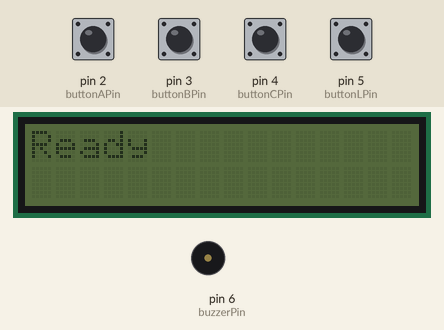
Bench run of a sketch on a simulated Arduino Uno, built with avr-gcc and run on an emulated ATmega328P. Parts: 16×2 character LCD, buzzer (waves = sounding, pin HIGH). The inputs (shaded band) are chosen by the test bench; at power-on: pin 2 (buttonAPin), pin 3 (buttonBPin), pin 4 (buttonCPin), pin 5 (buttonLPin) HIGH.

Above: at 1.2 s.
1.3 s: pin 2 (buttonAPin) pulled LOW for 1 s
At 3.8 s:
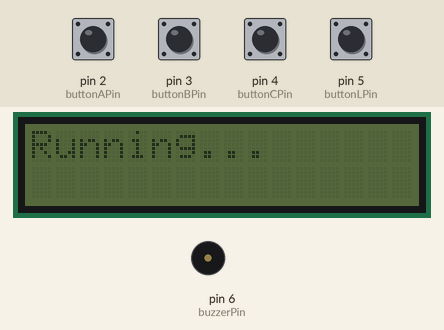
4.1 s: pin 5 (buttonLPin) pulled LOW for 0.15 s
At 5.3 s:
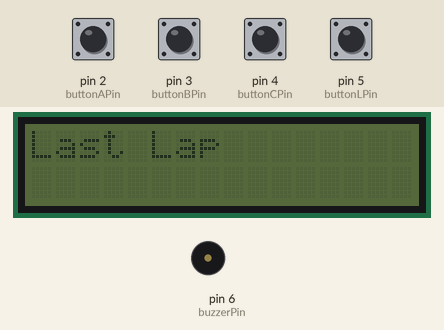
5.7 s: pin 3 (buttonBPin) pulled LOW for 0.15 s
At 6.2 s:
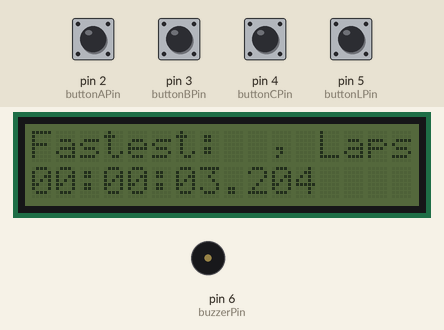
7.3 s: pin 5 (buttonLPin) pulled LOW for 1 s
At 7.7 s:
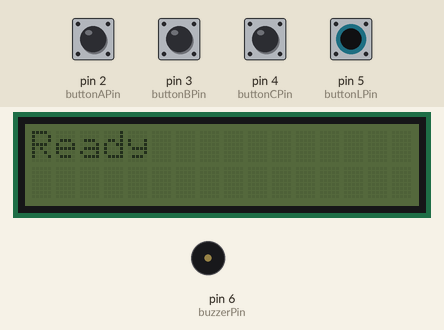
9.8 s: pin 2 (buttonAPin) pulled LOW for 0.15 s
At 11.1 s:
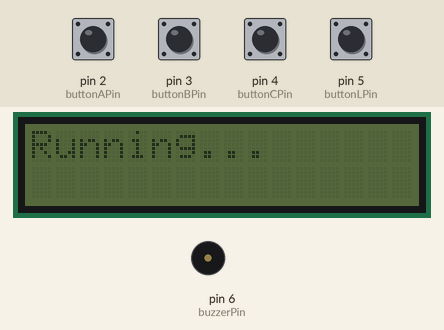
11.4 s: pin 4 (buttonCPin) pulled LOW for 0.15 s
At 12.53 s:
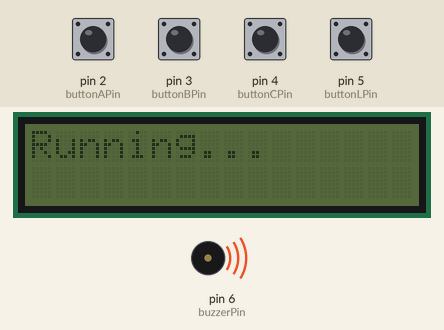
Timing chart, 0 to 14.4 s (numbered marks = the images above; inputs shaded):
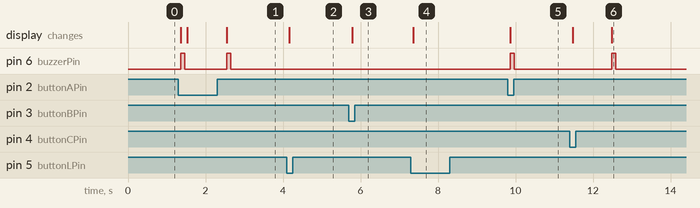

The sketch:

timer.ino
```cpp
#include <Wire.h>
#include <LiquidCrystal_I2C.h>

// Define button and buzzer pin constants
const int buttonAPin = 2;  // Replace with the appropriate pin number
const int buttonBPin = 3;  // Replace with the appropriate pin number
const int buttonCPin = 4;  // Replace with the appropriate pin number
const int buttonLPin = 5;  // Replace with the appropriate pin number
const int buzzerPin = 6;   // Replace with the appropriate pin number

// Define LCD constants
const int lcdColumns = 16;  // Number of LCD columns
const int lcdRows = 2;      // Number of LCD rows

// Define LCD I2C address
const int lcdAddress = 0x27;  // Replace with the actual I2C address of your LCD

// Create LCD object
LiquidCrystal_I2C lcd(lcdAddress, lcdColumns, lcdRows);

// Define state variables
enum State {
  READY,
  RUNNING,
  STOPPED
};

State currentState = READY;
unsigned long startTime = 0;
unsigned long lapTime = 0;
unsigned long fastestTime = 0;
int lapCount = 0;
bool isLButtonEnabled = false;
char fastestButton = ' ';

void setup() {
  // Initialize LCD
  lcd.begin(lcdColumns, lcdRows);
  lcd.setBacklight(LOW);
  lcd.print("Ready");

  // Initialize button pins
  pinMode(buttonAPin, INPUT_PULLUP);
  pinMode(buttonBPin, INPUT_PULLUP);
  pinMode(buttonCPin, INPUT_PULLUP);
  pinMode(buttonLPin, INPUT_PULLUP);

  // Initialize buzzer pin
  pinMode(buzzerPin, OUTPUT);
}

void loop() {
  // Handle button presses based on the current state
  switch (currentState) {
    case READY:
      handleReadyState();
      break;
    case RUNNING:
      handleRunningState();
      break;
    case STOPPED:
      handleStoppedState();
      break;
  }
}

void handleReadyState() {
  if (buttonPressed(buttonAPin) || buttonPressed(buttonBPin) || buttonPressed(buttonCPin)) {
    // A, B, or C button pressed
    if (isTimerRunning()) {
      if (isLButtonEnabled) {
        // L button enabled, return A, B, or C button as stop button
        stopTimer();
      } else {
        // L button disabled, return A, B, or C button as lap button
        lapTimer();
      }
    } else {
      // Timer not running, return A, B, or C button as start button
      startTimer();
    }
  }
}

void handleRunningState() {
  if (buttonPressed(buttonAPin) || buttonPressed(buttonBPin) || buttonPressed(buttonCPin)) {
    // A, B, or C button pressed
    if (isLButtonEnabled) {
      // L button enabled, return A, B, or C button as stop button
      stopTimer();
    } else {
      // L button disabled, return A, B, or C button as lap button
      lapTimer();
    }
  } else if (buttonPressed(buttonLPin)) {
    // L button pressed
    enableLButton();
  }
}

void handleStoppedState() {
  if (buttonPressed(buttonLPin)) {
    // L button pressed
    disableLButton();
    restartTimer();
  }
}

bool buttonPressed(int buttonPin) {
  static bool previousState = HIGH;
  bool currentState = digitalRead(buttonPin);

  if (previousState == HIGH && currentState == LOW) {
    delay(50);  // Debounce delay
    currentState = digitalRead(buttonPin);
    return currentState == LOW;
  }

  previousState = currentState;
  return false;
}

void startTimer() {
  lcd.clear();
  lcd.print("Running...");

  // Set the current state to RUNNING
  currentState = RUNNING;

  // Store the start time
  startTime = millis();

  // Store the fastest button as the first button pressed
  fastestTime = 0;
  lapCount = 0;
  fastestButton = ' ';

  // Sound the buzzer
  soundBuzzer();
}

void lapTimer() {
  if (lapCount == 0) {
    lcd.clear();
    lcd.print("Last Lap");
    lcd.setCursor(0, 1);
    lcd.print("00:00:00.000");
    delay(1000);
    lcd.clear();
    lcd.print("Running...");
  }

  // Calculate the lap time
  unsigned long currentTime = millis();
  lapTime = currentTime - startTime;

  // Update the fastest time and button if necessary
  if (lapTime < fastestTime || fastestTime == 0) {
    fastestTime = lapTime;
    fastestButton = ' ';
    if (buttonPressed(buttonAPin)) {
      fastestButton = 'A';
    } else if (buttonPressed(buttonBPin)) {
      fastestButton = 'B';
    } else if (buttonPressed(buttonCPin)) {
      fastestButton = 'C';
    }
  }

  // Increment lap count
  lapCount++;

  // Sound the buzzer
  soundBuzzer();

  // Reset the lap start time
  startTime = currentTime;
}

void stopTimer() {
  // Calculate the total time
  unsigned long currentTime = millis();
  unsigned long totalTime = currentTime - startTime;

  // Display the results on the LCD
  lcd.clear();
  lcd.print("Fastest: ");
  lcd.print(fastestButton);
  lcd.print(", Laps: ");
  lcd.print(lapCount);
  lcd.setCursor(0, 1);
  printTime(totalTime);

  // Set the current state to STOPPED
  currentState = STOPPED;
}

void restartTimer() {
  lcd.clear();
  lcd.print("Ready");

  // Reset all variables
  startTime = 0;
  lapTime = 0;
  fastestTime = 0;
  lapCount = 0;
  fastestButton = ' ';

  // Set the current state to READY
  currentState = READY;
}

void enableLButton() {
  isLButtonEnabled = true;
  lcd.clear();
  lcd.print("Last Lap");
}

void disableLButton() {
  isLButtonEnabled = false;
}

bool isTimerRunning() {
  return currentState == RUNNING;
}

void soundBuzzer() {
  // Sound the buzzer
  digitalWrite(buzzerPin, HIGH);
  delay(100);
  digitalWrite(buzzerPin, LOW);
}

void printTime(unsigned long time) {
  unsigned long hours = time / 3600000;
  time %= 3600000;
  unsigned long minutes = time / 60000;
  time %= 60000;
  unsigned long seconds = time / 1000;
  unsigned long milliseconds = time % 1000;

  if (hours < 10) lcd.print('0');
  lcd.print(hours);
  lcd.print(':');
  if (minutes < 10) lcd.print('0');
  lcd.print(minutes);
  lcd.print(':');
  if (seconds < 10) lcd.print('0');
  lcd.print(seconds);
  lcd.print('.');
  if (milliseconds < 100) lcd.print('0');
  if (milliseconds < 10) lcd.print('0');
  lcd.print(milliseconds);
}
```

Measured:
- after the input at 1.3 s, pin 6 (buzzerPin): alternates HIGH for 0.10 s and LOW for 1.1 s, starting after 0.06 s; the display: changes after 0.06 s (image 1)
- after the input at 4.1 s, the display: changes after 0.06 s (image 2)
- after the input at 5.7 s, the display: changes after 0.08 s (image 3)
- after the input at 7.3 s, the display: changes after 0.06 s (image 4)
- after the input at 9.8 s, pin 6 (buzzerPin): LOW → HIGH after 0.06 s, → LOW 0.10 s later; the display: changes after 0.06 s (image 5)
- after the input at 11.4 s, pin 6 (buzzerPin): LOW → HIGH after 1.1 s, → LOW 0.10 s later; the display: first changes after 0.07 s (image 6 shows a later state)
